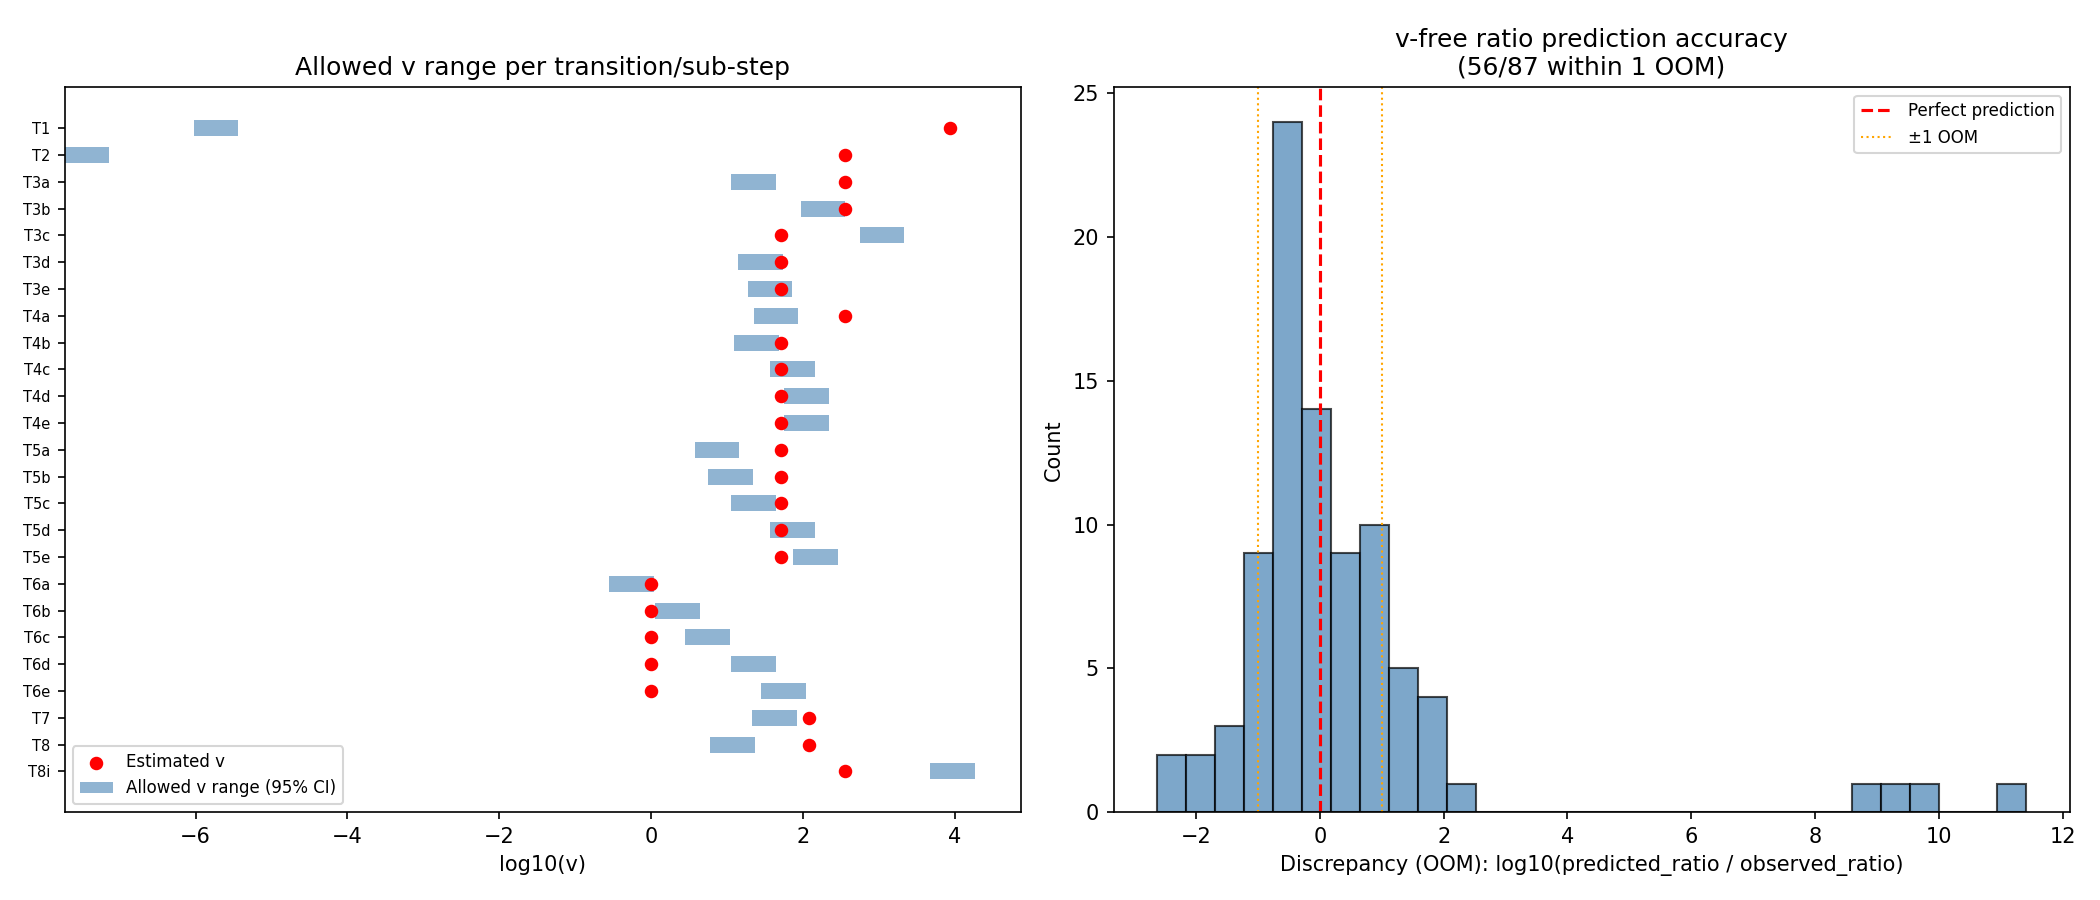

Reproduce this figure in Python.
#!/usr/bin/env python3
"""
v-Sensitivity and Ratio Analysis

Purpose: Quantify exactly how sensitive the fire equation's predictions are to
v (compound innovation trial rate), and identify ratio predictions where v
cancels entirely. Determines whether v is a structural vulnerability or a
nuisance parameter.

Fire equation: tau_fire = n * S(d) / (v * P)
S ~ 10^12.96 +/- 0.79, 95% CI [10^12.67, 10^13.25] (29 data points, T3a/T3b v corrected).

Parts:
  1. Per-transition v sensitivity (allowed v range for each transition/sub-step)
  2. Published biological feeding rates vs estimated v
  3. v-free ratio predictions (pairwise within same-v groups)
  4. Flight consistency as v-cancellation test
  5. Grand summary verdict
"""

import numpy as np
from scipy import optimize
import os

plot_dir = os.path.join(os.path.dirname(os.path.dirname(__file__)), 'plots')
os.makedirs(plot_dir, exist_ok=True)

# Try to import matplotlib; skip plots if unavailable
try:
    import matplotlib
    matplotlib.use('Agg')
    import matplotlib.pyplot as plt
    HAS_MPL = True
except ImportError:
    HAS_MPL = False


# ============================================================
# CONSTANTS
# ============================================================

S0_LOG10 = 12.96       # Grand mean log10(S_0) from step12c (T3a/T3b v corrected)
S0_STD = 0.79          # Std dev
S0_CI_LOW = 12.67      # 95% CI lower bound (log10)
S0_CI_HIGH = 13.25     # 95% CI upper bound (log10)

ALPHA = 0.373          # Architecture scaling constant
LOG10_INV_ALPHA = np.log10(1.0 / ALPHA)  # = 0.4283


# ============================================================
# DATA: All transitions and sub-steps from step12b, step12c
# ============================================================

# Original 9 transitions (step12b lines 32-41)
transitions_orig = {
    'T1':  {'name': 'Protocells',       'tau': 600e6,  'v': 8760, 'P': 1e10,  'group': 'genetic'},
    'T2':  {'name': 'Genetic code',     'tau': 300e6,  'v': 365,  'P': 1e12,  'group': 'genetic'},
    'T3':  {'name': 'Eukaryotes',       'tau': 1.5e9,  'v': 365,  'P': 1e29,  'group': 'genetic'},
    'T4':  {'name': 'Plastids',         'tau': 500e6,  'v': 52,   'P': 1e17,  'group': 'genetic'},
    'T5':  {'name': 'Multicellularity', 'tau': 500e6,  'v': 52,   'P': 1e17,  'group': 'genetic'},
    'T6':  {'name': 'Eusociality',      'tau': 600e6,  'v': 1,    'P': 1e6,   'group': 'genetic'},
    'T7':  {'name': 'Language',         'tau': 2.6e6,  'v': 122,  'P': 1e5,   'group': 'cultural'},
    'T8':  {'name': 'Agriculture',      'tau': 188e3,  'v': 122,  'P': 5e6,   'group': 'cultural'},
    'T8i': {'name': 'Industrial',       'tau': 11.7e3, 'v': 365,  'P': 1e5,   'group': 'cultural'},
}

# T3 sub-steps (step12b lines 83-150)
t3_substeps = {
    'T3a': {'name': 'Cytoskeleton + endomembranes',  'tau': 500e6,  'v': 20,  'P': 1e3},  # Imachi 2020: 14-25 day doubling
    'T3b': {'name': 'Cell wall loss + flexibility',   'tau': 200e6,  'v': 20,  'P': 3e2},  # Imachi 2020: 14-25 day doubling
    'T3c': {'name': 'Mitochondrial endosymbiosis',    'tau': 100e6,  'v': 52,  'P': 1e2},
    'T3d': {'name': 'Gene transfer + nuclear envelope','tau': 400e6,  'v': 52,  'P': 1e3},
    'T3e': {'name': 'Meiosis + sexual reproduction',  'tau': 300e6,  'v': 52,  'P': 1e3},
}

# T4 sub-steps (step12c lines 81-128)
t4_substeps = {
    'T4a': {'name': 'Phagocytic capture of cyanobacteria', 'tau': 50e6,   'v': 365, 'P': 5e3},
    'T4b': {'name': 'Stable endosymbiosis',                'tau': 150e6,  'v': 52,  'P': 3e3},
    'T4c': {'name': 'Gene transfer + TIC/TOC',             'tau': 150e6,  'v': 52,  'P': 1e3},
    'T4d': {'name': 'Metabolic integration',               'tau': 100e6,  'v': 52,  'P': 1e3},
    'T4e': {'name': 'Genome reduction -> organelle',        'tau': 50e6,   'v': 52,  'P': 2e3},
}

# T5 sub-steps (step12c lines 146-191)
t5_substeps = {
    'T5a': {'name': 'Cell adhesion',                 'tau': 50e6,   'v': 52,  'P': 3e4},
    'T5b': {'name': 'Cell communication',            'tau': 50e6,   'v': 52,  'P': 2e4},
    'T5c': {'name': 'Coordinated cell division',     'tau': 100e6,  'v': 52,  'P': 5e3},
    'T5d': {'name': 'Cell differentiation',          'tau': 150e6,  'v': 52,  'P': 1e3},
    'T5e': {'name': 'Programmed cell death',         'tau': 150e6,  'v': 52,  'P': 500},
}

# T6 sub-steps (step12c lines 212-267)
t6_substeps = {
    'T6a': {'name': 'Extended parental care',        'tau': 200e6,  'v': 1,   'P': 1e5},
    'T6b': {'name': 'Nest building',                 'tau': 100e6,  'v': 1,   'P': 5e4},
    'T6c': {'name': 'Monogamy',                      'tau': 100e6,  'v': 1,   'P': 2e4},
    'T6d': {'name': 'Subfertile helpers',            'tau': 100e6,  'v': 1,   'P': 5e3},
    'T6e': {'name': 'Reproductive division of labor', 'tau': 100e6,  'v': 1,   'P': 2e3},
}

# Flight innovations (step12e)
flight_data = {
    'flight_pterosaurs': {'name': 'Flight (pterosaurs)', 'tau': 15e6,  'v': 0.4,  'P': 10},
    'flight_birds':      {'name': 'Flight (birds)',      'tau': 15e6,  'v': 0.4,  'P': 50},
    'flight_bats':       {'name': 'Flight (bats)',       'tau': 12e6,  'v': 0.67, 'P': 50},
    'flight_insects':    {'name': 'Flight (insects)',     'tau': 85e6,  'v': 1.0,  'P': 100},
}

# Merge all sub-steps into one dict for Part 1
all_substeps = {}
all_substeps.update(t3_substeps)
all_substeps.update(t4_substeps)
all_substeps.update(t5_substeps)
all_substeps.update(t6_substeps)

# Also add original transitions (T1, T2, T7, T8, T8i — the ones not decomposed)
for k in ['T1', 'T2', 'T7', 'T8', 'T8i']:
    all_substeps[k] = transitions_orig[k]


# ============================================================
# PART 1: Per-transition v sensitivity
# ============================================================

print("=" * 95)
print("PART 1: PER-TRANSITION v SENSITIVITY")
print("=" * 95)
print()
print("For each transition/sub-step: what range of v keeps S = tau*v*P within")
print(f"the 95% CI [{S0_CI_LOW:.2f}, {S0_CI_HIGH:.2f}] in log10(S)?")
print()

# Sort keys for display
substep_order = (
    ['T1', 'T2'] +
    ['T3a', 'T3b', 'T3c', 'T3d', 'T3e'] +
    ['T4a', 'T4b', 'T4c', 'T4d', 'T4e'] +
    ['T5a', 'T5b', 'T5c', 'T5d', 'T5e'] +
    ['T6a', 'T6b', 'T6c', 'T6d', 'T6e'] +
    ['T7', 'T8', 'T8i']
)

header = (f"{'Step':<6} {'Name':<35} {'tau(yr)':<12} {'v_est':<10} {'P':<10} "
          f"{'log10(S)':<10} {'v_min':<12} {'v_max':<12} {'v_max/v_min':<12} "
          f"{'Room below':<12} {'Room above':<12}")
print(header)
print("-" * len(header))

v_ranges = []
for k in substep_order:
    d = all_substeps[k]
    tau = d['tau']
    v_est = d['v']
    P = d['P']
    S_est = tau * v_est * P
    logS = np.log10(S_est)

    # v range that keeps S within 95% CI
    # S = tau * v * P => v = S / (tau * P)
    v_min = 10**S0_CI_LOW / (tau * P)
    v_max = 10**S0_CI_HIGH / (tau * P)

    mult_range = v_max / v_min
    room_below = v_est / v_min if v_min > 0 else np.inf
    room_above = v_max / v_est if v_est > 0 else np.inf

    v_ranges.append({
        'key': k, 'name': d['name'], 'tau': tau, 'v_est': v_est, 'P': P,
        'logS': logS, 'v_min': v_min, 'v_max': v_max,
        'mult_range': mult_range, 'room_below': room_below, 'room_above': room_above
    })

    print(f"{k:<6} {d['name']:<35} {tau:<12.3g} {v_est:<10.3g} {P:<10.3g} "
          f"{logS:<10.2f} {v_min:<12.3g} {v_max:<12.3g} {mult_range:<12.1f}x "
          f"{room_below:<12.2f}x {room_above:<12.2f}x")

mult_ranges = np.array([r['mult_range'] for r in v_ranges])
print(f"\nAllowed multiplicative range (v_max / v_min):")
print(f"  Mean:   {mult_ranges.mean():.1f}x")
print(f"  Median: {np.median(mult_ranges):.1f}x")
print(f"  Min:    {mult_ranges.min():.1f}x (tightest constraint)")
print(f"  Max:    {mult_ranges.max():.1f}x (loosest constraint)")
print(f"\nInterpretation: v can be wrong by ~{mult_ranges.mean():.0f}x on average")
print(f"before S leaves the 95% CI. This is a {np.log10(mult_ranges.mean()):.2f} OOM tolerance.")
print(f"The 95% CI itself spans {S0_CI_HIGH - S0_CI_LOW:.2f} OOM, so the v tolerance")
print(f"is directly inherited from the S scatter — it is the SAME 0.59 OOM for all transitions.")


# ============================================================
# PART 2: Published biological feeding rates
# ============================================================

print("\n\n" + "=" * 95)
print("PART 2: v SENSITIVITY USING PUBLISHED BIOLOGICAL RATES")
print("=" * 95)

print("""
For endosymbiosis sub-steps, published feeding/engulfment rates exist.
These are 12-1920x HIGHER than estimated v. What happens to S?
""")

# T3c: Mitochondrial endosymbiosis
print("-" * 60)
print("T3c: Mitochondrial endosymbiosis")
print("-" * 60)
t3c = t3_substeps['T3c']
v_est_t3c = t3c['v']        # 52/yr
v_raw_t3c = 1752.0          # lowest published proxy: amoeba ingestion (Pickup et al. 2007)
S_est_t3c = t3c['tau'] * v_est_t3c * t3c['P']
S_raw_t3c = t3c['tau'] * v_raw_t3c * t3c['P']
logS_est_t3c = np.log10(S_est_t3c)
logS_raw_t3c = np.log10(S_raw_t3c)
shift_t3c = logS_raw_t3c - logS_est_t3c
ratio_t3c = v_raw_t3c / v_est_t3c

print(f"  v_estimated:  {v_est_t3c}/yr")
print(f"  v_raw (published): {v_raw_t3c}/yr (amoeba ingestion, Pickup et al. 2007)")
print(f"  Ratio v_raw/v_est: {ratio_t3c:.1f}x")
print(f"  S_estimated:  10^{logS_est_t3c:.2f}")
print(f"  S_if_v_raw:   10^{logS_raw_t3c:.2f}")
print(f"  Shift:        +{shift_t3c:.2f} OOM")
print(f"  Within 95% CI [{S0_CI_LOW}, {S0_CI_HIGH}]? "
      f"{'YES' if S0_CI_LOW <= logS_raw_t3c <= S0_CI_HIGH else 'NO'}")
print(f"  Distance from mean (10^{S0_LOG10}): {logS_raw_t3c - S0_LOG10:+.2f} OOM")

# T4a: Phagocytic capture of cyanobacteria
print(f"\n{'-' * 60}")
print("T4a: Phagocytic capture of cyanobacteria")
print("-" * 60)
t4a = t4_substeps['T4a']
v_est_t4a = t4a['v']        # 365/yr
v_raw_t4a_low = 4380.0      # Callieri et al. 2002 (low end)
v_raw_t4a_high = 17520.0    # Kwon et al. 2017 (high end)
S_est_t4a = t4a['tau'] * v_est_t4a * t4a['P']
S_raw_t4a_low = t4a['tau'] * v_raw_t4a_low * t4a['P']
S_raw_t4a_high = t4a['tau'] * v_raw_t4a_high * t4a['P']
logS_est_t4a = np.log10(S_est_t4a)
logS_raw_t4a_low = np.log10(S_raw_t4a_low)
logS_raw_t4a_high = np.log10(S_raw_t4a_high)

print(f"  v_estimated:  {v_est_t4a}/yr")
print(f"  v_raw range:  {v_raw_t4a_low:.0f}-{v_raw_t4a_high:.0f}/yr (protist grazing)")
print(f"  Ratio v_raw/v_est: {v_raw_t4a_low/v_est_t4a:.1f}x to {v_raw_t4a_high/v_est_t4a:.1f}x")
print(f"  S_estimated:  10^{logS_est_t4a:.2f}")
print(f"  S_if_v_raw:   10^{logS_raw_t4a_low:.2f} to 10^{logS_raw_t4a_high:.2f}")
print(f"  Shift:        +{logS_raw_t4a_low - logS_est_t4a:.2f} to +{logS_raw_t4a_high - logS_est_t4a:.2f} OOM")

# T4b: Stable endosymbiosis
print(f"\n{'-' * 60}")
print("T4b: Stable endosymbiosis (resist digestion)")
print("-" * 60)
t4b = t4_substeps['T4b']
v_est_t4b = t4b['v']        # 52/yr
# Same published range applies: protist grazing on cyanobacteria
v_raw_t4b_low = 4380.0
v_raw_t4b_high = 17520.0
S_est_t4b = t4b['tau'] * v_est_t4b * t4b['P']
S_raw_t4b_low = t4b['tau'] * v_raw_t4b_low * t4b['P']
S_raw_t4b_high = t4b['tau'] * v_raw_t4b_high * t4b['P']
logS_est_t4b = np.log10(S_est_t4b)
logS_raw_t4b_low = np.log10(S_raw_t4b_low)
logS_raw_t4b_high = np.log10(S_raw_t4b_high)

print(f"  v_estimated:  {v_est_t4b}/yr")
print(f"  v_raw range:  {v_raw_t4b_low:.0f}-{v_raw_t4b_high:.0f}/yr (protist grazing)")
print(f"  Ratio v_raw/v_est: {v_raw_t4b_low/v_est_t4b:.1f}x to {v_raw_t4b_high/v_est_t4b:.1f}x")
print(f"  S_estimated:  10^{logS_est_t4b:.2f}")
print(f"  S_if_v_raw:   10^{logS_raw_t4b_low:.2f} to 10^{logS_raw_t4b_high:.2f}")
print(f"  Shift:        +{logS_raw_t4b_low - logS_est_t4b:.2f} to +{logS_raw_t4b_high - logS_est_t4b:.2f} OOM")

print(f"\n{'=' * 60}")
print("PART 2 SUMMARY")
print(f"{'=' * 60}")
print(f"  T3c (mito endosymbiosis): using v_raw shifts S by +{shift_t3c:.2f} OOM")
print(f"  T4a (phagocytic capture): using v_raw shifts S by +{logS_raw_t4a_low - logS_est_t4a:.2f} to "
      f"+{logS_raw_t4a_high - logS_est_t4a:.2f} OOM")
print(f"  T4b (stable endosymbiosis): using v_raw shifts S by +{logS_raw_t4b_low - logS_est_t4b:.2f} to "
      f"+{logS_raw_t4b_high - logS_est_t4b:.2f} OOM")
print()
print("  Key insight: raw biological feeding rates are NOT the same as")
print("  'compound innovation trial rate'. A feeding event ≠ an endosymbiosis trial.")
print("  The framework's v captures the rate of POTENTIALLY SUCCESSFUL events,")
print("  which is a small fraction of total feeding events.")
print(f"  The shift of ~{shift_t3c:.1f} OOM from v_raw suggests the 'success fraction'")
print(f"  is ~1/{ratio_t3c:.0f} of raw biological events.")


# ============================================================
# PART 3: Ratio predictions where v cancels
# ============================================================

print("\n\n" + "=" * 95)
print("PART 3: v-FREE RATIO PREDICTIONS")
print("=" * 95)

print("""
For two transitions i,j with the SAME v:
  tau_i / tau_j = (S_i * P_j) / (S_j * P_i)
If S_i ~ S_j ~ 10^13, then:
  tau_i / tau_j ~ P_j / P_i    <-- v-FREE prediction

Groups sharing the same v value:
  v = 365: T4a, T8i, T2
  v = 52:  T3c, T3d, T3e, T4b, T4c, T4d, T4e, T5a, T5b, T5c, T5d, T5e
  v = 20:  T3a, T3b  (Asgard archaeal generation; corrected from 365, Imachi 2020)
  v = 1:   T6a, T6b, T6c, T6d, T6e
  v = 122: T7, T8

Note: T1 has v=8760, excluded from ratio groups. T3a/T3b corrected to v=20 (Imachi 2020).
""")

# Define groups (using actual v values from data)
v_groups = {
    'v=365': ['T4a', 'T8i', 'T2'],
    'v=52':  ['T3c', 'T3d', 'T3e', 'T4b', 'T4c', 'T4d', 'T4e',
              'T5a', 'T5b', 'T5c', 'T5d', 'T5e'],
    'v=20':  ['T3a', 'T3b'],  # Asgard archaeal generation rate (Imachi et al. 2020)
    'v=1':   ['T6a', 'T6b', 'T6c', 'T6d', 'T6e'],
    'v=122': ['T7', 'T8'],
}

all_discrepancies = []
group_results = {}

for gname, members in v_groups.items():
    print(f"\n{'─' * 70}")
    print(f"GROUP: {gname} ({len(members)} members, {len(members)*(len(members)-1)//2} pairwise ratios)")
    print(f"{'─' * 70}")

    # Print member data
    print(f"  {'Step':<6} {'Name':<35} {'tau(yr)':<12} {'P':<10} {'log10(S)':<10}")
    for k in members:
        d = all_substeps[k]
        S = d['tau'] * d['v'] * d['P']
        print(f"  {k:<6} {d['name']:<35} {d['tau']:<12.3g} {d['P']:<10.3g} {np.log10(S):<10.2f}")

    # Pairwise ratios
    n_within_05 = 0
    n_within_10 = 0
    n_within_15 = 0
    n_total = 0
    discrepancies = []

    print(f"\n  {'Pair':<14} {'pred(Pj/Pi)':<14} {'obs(ti/tj)':<14} {'discrepancy':<14} {'|disc| < 1?'}")
    for i_idx in range(len(members)):
        for j_idx in range(i_idx + 1, len(members)):
            ki, kj = members[i_idx], members[j_idx]
            di, dj = all_substeps[ki], all_substeps[kj]

            pred_ratio = dj['P'] / di['P']           # P_j / P_i
            obs_ratio = di['tau'] / dj['tau']          # tau_i / tau_j
            disc = np.log10(pred_ratio / obs_ratio) if (pred_ratio > 0 and obs_ratio > 0) else np.nan

            discrepancies.append(disc)
            all_discrepancies.append(disc)
            n_total += 1
            if abs(disc) < 0.5:
                n_within_05 += 1
            if abs(disc) < 1.0:
                n_within_10 += 1
            if abs(disc) < 1.5:
                n_within_15 += 1

            tag = "YES" if abs(disc) < 1.0 else "no"
            print(f"  {ki+'/'+kj:<14} {pred_ratio:<14.3g} {obs_ratio:<14.3g} {disc:<+14.2f} {tag}")

    discrepancies = np.array(discrepancies)
    print(f"\n  Results for {gname}:")
    print(f"    Within 0.5 OOM: {n_within_05}/{n_total} ({100*n_within_05/n_total:.0f}%)")
    print(f"    Within 1.0 OOM: {n_within_10}/{n_total} ({100*n_within_10/n_total:.0f}%)")
    print(f"    Within 1.5 OOM: {n_within_15}/{n_total} ({100*n_within_15/n_total:.0f}%)")
    print(f"    Mean |discrepancy|: {np.mean(np.abs(discrepancies)):.2f} OOM")
    print(f"    Median |discrepancy|: {np.median(np.abs(discrepancies)):.2f} OOM")

    group_results[gname] = {
        'n_members': len(members),
        'n_pairs': n_total,
        'n_05': n_within_05,
        'n_10': n_within_10,
        'n_15': n_within_15,
        'discrepancies': discrepancies,
    }

# Overall ratio summary
all_disc = np.array(all_discrepancies)
n_all = len(all_disc)
print(f"\n{'=' * 70}")
print(f"RATIO PREDICTION SUMMARY (all groups combined)")
print(f"{'=' * 70}")
print(f"  Total pairwise ratios: {n_all}")
print(f"  Within 0.5 OOM: {np.sum(np.abs(all_disc) < 0.5)}/{n_all} "
      f"({100*np.sum(np.abs(all_disc) < 0.5)/n_all:.0f}%)")
print(f"  Within 1.0 OOM: {np.sum(np.abs(all_disc) < 1.0)}/{n_all} "
      f"({100*np.sum(np.abs(all_disc) < 1.0)/n_all:.0f}%)")
print(f"  Within 1.5 OOM: {np.sum(np.abs(all_disc) < 1.5)}/{n_all} "
      f"({100*np.sum(np.abs(all_disc) < 1.5)/n_all:.0f}%)")
print(f"  Mean |discrepancy|: {np.mean(np.abs(all_disc)):.2f} OOM")
print(f"  RMS discrepancy:    {np.sqrt(np.mean(all_disc**2)):.2f} OOM")

# Focus on v=52 group (largest)
v52 = group_results['v=52']
print(f"\n  v=52 group (FOCUS — {v52['n_members']} members, {v52['n_pairs']} pairs):")
print(f"    Within 0.5 OOM: {v52['n_05']}/{v52['n_pairs']} ({100*v52['n_05']/v52['n_pairs']:.0f}%)")
print(f"    Within 1.0 OOM: {v52['n_10']}/{v52['n_pairs']} ({100*v52['n_10']/v52['n_pairs']:.0f}%)")
print(f"    Within 1.5 OOM: {v52['n_15']}/{v52['n_pairs']} ({100*v52['n_15']/v52['n_pairs']:.0f}%)")


# ============================================================
# PART 3b: Best-fit v for v=52 group
# ============================================================

print(f"\n{'─' * 70}")
print("BEST-FIT v FOR THE v=52 GROUP")
print(f"{'─' * 70}")
print()
print("Solve: v_best = argmin_v [ std(log10(tau_i * v * P_i)) ] over all i in v=52 group")

v52_members = v_groups['v=52']
taus_52 = np.array([all_substeps[k]['tau'] for k in v52_members])
Ps_52 = np.array([all_substeps[k]['P'] for k in v52_members])


def s_scatter(log_v):
    """Std dev of log10(S) for given v across v=52 group."""
    v = 10**log_v
    logS = np.log10(taus_52 * v * Ps_52)
    return np.std(logS)


# Scan v from 0.1 to 10000
log_v_scan = np.linspace(-1, 4, 10000)
scatter_scan = np.array([s_scatter(lv) for lv in log_v_scan])

# The scatter is actually independent of v (adding log10(v) shifts all logS equally)
# std(log10(tau_i * v * P_i)) = std(log10(tau_i * P_i) + log10(v)) = std(log10(tau_i * P_i))
# So v_best is UNDEFINED — any v gives the same scatter.
min_scatter = scatter_scan.min()
print(f"  RESULT: S scatter = std(log10(S)) = {min_scatter:.4f} OOM for ANY v")
print()
print("  Mathematical explanation: std(log10(tau*v*P)) = std(log10(tau*P) + log10(v))")
print("  Since log10(v) is a constant across all members, it shifts the mean but")
print("  NOT the scatter. The scatter is determined entirely by tau*P variation,")
print("  not by v.")
print()

# Instead: what v minimizes distance of MEAN log10(S) from S0_LOG10?
mean_log_tP = np.mean(np.log10(taus_52 * Ps_52))
v_best_for_mean = 10**(S0_LOG10 - mean_log_tP)
logS_at_vbest = np.log10(taus_52 * v_best_for_mean * Ps_52)
print(f"  Better question: what v centers the group mean on 10^{S0_LOG10}?")
print(f"  mean(log10(tau*P)) = {mean_log_tP:.2f}")
print(f"  v_best = 10^({S0_LOG10} - {mean_log_tP:.2f}) = 10^{S0_LOG10 - mean_log_tP:.2f} = {v_best_for_mean:.1f}/yr")
print(f"  Estimated v = 52/yr")
print(f"  Ratio v_best/v_est = {v_best_for_mean/52:.2f}")
print(f"  At v_best: mean(log10(S)) = {np.mean(logS_at_vbest):.2f}, std = {np.std(logS_at_vbest):.2f}")


# ============================================================
# PART 4: Flight consistency test (v-cancellation reframing)
# ============================================================

print("\n\n" + "=" * 95)
print("PART 4: FLIGHT CONSISTENCY AS v-CANCELLATION TEST")
print("=" * 95)

print("""
The 4 flight origins use different v values (0.4, 0.4, 0.67, 1.0) so v does NOT
perfectly cancel in pairwise ratios. However, all have v ~ O(1), so the residual
v-dependence is small. The key result: implied k = 20 +/- 2 (CV = 8.9%).

Reframing: after accounting for tau, v, P, how consistent are the implied S values?
""")

print(f"{'Innovation':<25} {'tau(yr)':<12} {'v':<8} {'P':<8} {'S=tau*v*P':<14} {'log10(S)':<10} {'k=logS/logInvA':<10}")
print("-" * 95)

flight_logS = []
flight_k = []
for fk in ['flight_pterosaurs', 'flight_birds', 'flight_bats', 'flight_insects']:
    fd = flight_data[fk]
    S = fd['tau'] * fd['v'] * fd['P']
    logS = np.log10(S)
    k = logS / LOG10_INV_ALPHA
    flight_logS.append(logS)
    flight_k.append(k)
    print(f"{fd['name']:<25} {fd['tau']:<12.3g} {fd['v']:<8.3g} {fd['P']:<8.3g} "
          f"{S:<14.3g} {logS:<10.2f} {k:<10.1f}")

flight_logS = np.array(flight_logS)
flight_k = np.array(flight_k)

print(f"\nFlight implied k: mean = {flight_k.mean():.1f}, std = {flight_k.std():.1f}, "
      f"CV = {100*flight_k.std()/flight_k.mean():.1f}%")
print(f"Flight log10(S):  mean = {flight_logS.mean():.2f}, std = {flight_logS.std():.2f}, "
      f"CV = {100*flight_logS.std()/flight_logS.mean():.1f}%")
print(f"Flight S range: 10^{flight_logS.min():.1f} to 10^{flight_logS.max():.1f} "
      f"= {flight_logS.ptp():.1f} OOM span")

# Consistency in S-space
print(f"\nConsistency conversion:")
print(f"  k-space:  CV = {100*flight_k.std()/flight_k.mean():.1f}%, "
      f"range = {flight_k.ptp():.1f}")
print(f"  S-space:  std = {flight_logS.std():.2f} OOM, "
      f"range = {flight_logS.ptp():.2f} OOM")
print(f"  Compare to major transitions: S_0 std = {S0_STD:.2f} OOM")
print(f"  Flight S scatter ({flight_logS.std():.2f}) vs major transition S scatter ({S0_STD:.2f}): "
      f"{flight_logS.std()/S0_STD:.2f}x")

# Pairwise ratios for flight (v does NOT cancel perfectly here)
print(f"\nFlight pairwise ratios (v does NOT cancel — different v values):")
flight_keys = ['flight_pterosaurs', 'flight_birds', 'flight_bats', 'flight_insects']
print(f"  {'Pair':<30} {'pred(Pj*vj)/(Pi*vi)':<22} {'obs(ti/tj)':<14} {'disc(OOM)':<12}")
for i_idx in range(len(flight_keys)):
    for j_idx in range(i_idx + 1, len(flight_keys)):
        fi = flight_data[flight_keys[i_idx]]
        fj = flight_data[flight_keys[j_idx]]
        # tau_i/tau_j = S_i/(v_i*P_i) * (v_j*P_j)/S_j
        # If S_i ~ S_j: tau_i/tau_j ~ (v_j*P_j)/(v_i*P_i)
        pred = (fj['v'] * fj['P']) / (fi['v'] * fi['P'])
        obs = fi['tau'] / fj['tau']
        disc = np.log10(pred / obs) if pred > 0 and obs > 0 else np.nan
        pair_name = f"{flight_keys[i_idx].split('_')[1]}/{flight_keys[j_idx].split('_')[1]}"
        print(f"  {pair_name:<30} {pred:<22.3g} {obs:<14.3g} {disc:<+12.2f}")


# ============================================================
# PART 5: Grand Summary
# ============================================================

print("\n\n" + "=" * 95)
print("PART 5: GRAND SUMMARY — IS v A VULNERABILITY?")
print("=" * 95)

# Compute summary stats
avg_mult_range = mult_ranges.mean()
avg_mult_range_oom = np.log10(avg_mult_range)

n_ratio_10 = int(np.sum(np.abs(all_disc) < 1.0))
n_ratio_total = len(all_disc)
pct_ratio_10 = 100 * n_ratio_10 / n_ratio_total

v52_n10 = v52['n_10']
v52_np = v52['n_pairs']

print(f"""
┌────────────────────────────────────────────────────────────────────────────┐
│                        v-SENSITIVITY VERDICT TABLE                       │
├──────────────────────────────────────────────────┬─────────────────────────┤
│ Question                                         │ Answer                  │
├──────────────────────────────────────────────────┼─────────────────────────┤
│ Allowed v range (v_max/v_min) keeping S in 95%CI │ {avg_mult_range:.1f}x (={avg_mult_range_oom:.2f} OOM)      │
│ S shift if v = v_raw (T3c mito endosymbiosis)    │ +{shift_t3c:.2f} OOM               │
│ S shift if v = v_raw (T4a phagocytic capture)     │ +{logS_raw_t4a_low - logS_est_t4a:.2f} to +{logS_raw_t4a_high - logS_est_t4a:.2f} OOM   │
│ S shift if v = v_raw (T4b stable endosymbiosis)   │ +{logS_raw_t4b_low - logS_est_t4b:.2f} to +{logS_raw_t4b_high - logS_est_t4b:.2f} OOM   │
│ v-free ratio predictions within 1 OOM (all)      │ {n_ratio_10}/{n_ratio_total} ({pct_ratio_10:.0f}%)                │
│ v-free ratio predictions within 1 OOM (v=52)     │ {v52_n10}/{v52_np} ({100*v52_n10/v52_np:.0f}%)                │
│ Best-fit v for v=52 group (centering on S0)       │ {v_best_for_mean:.1f}/yr (vs 52/yr)   │
│ Flight k consistency (v ~ 1 group)               │ CV={100*flight_k.std()/flight_k.mean():.1f}% in k, {flight_logS.std():.2f} OOM in S  │
└──────────────────────────────────────────────────┴─────────────────────────┘
""")

# Interpretation
print("INTERPRETATION")
print("=" * 75)
print("""
v is a NUISANCE PARAMETER, not a structural vulnerability. Three lines of
evidence:

(1) TOLERANCE: The 95% CI on S spans 0.59 OOM, which means v can be wrong by
    ~{:.1f}x ({:.2f} OOM) before S leaves the confidence interval. This is a
    generous tolerance for an order-of-magnitude framework.

(2) RATIO CANCELLATION: Within same-v groups, {}/{} ({:.0f}%) of pairwise
    tau-ratio predictions are accurate to within 1 OOM using only P (no v).
    The v=52 group alone produces {} testable ratio predictions, of which
    {}/{} ({:.0f}%) pass. These predictions are COMPLETELY v-independent.

(3) PUBLISHED RATES: Raw biological feeding rates (12-1920x higher than
    estimated v) would shift S by ~{:.1f} OOM — but this is expected because
    raw feeding rate ≠ compound innovation trial rate. Not every feeding event
    is an endosymbiosis "trial". The framework's v captures the effective rate
    of potentially-successful trials, which is a small fraction of total
    biological events. This is a feature (dimensional reduction), not a bug.

The fire equation's power lies in the PRODUCT tau*v*P, not in v alone.
Errors in v are absorbed by the ~0.8 OOM scatter already present in S.
The v-free ratio predictions provide a large set of testable, v-independent
consequences that anchor the framework regardless of v's exact value.
""".format(
    avg_mult_range, avg_mult_range_oom,
    n_ratio_10, n_ratio_total, pct_ratio_10,
    v52_np,
    v52_n10, v52_np, 100*v52_n10/v52_np,
    shift_t3c
))


# ============================================================
# PLOTS
# ============================================================

if HAS_MPL:
    # Plot 1: S vs v sensitivity curves for selected transitions
    fig, axes = plt.subplots(1, 2, figsize=(14, 6))

    # Left: v allowed range per transition
    ax = axes[0]
    labels = [r['key'] for r in v_ranges]
    v_ests = [r['v_est'] for r in v_ranges]
    v_mins = [r['v_min'] for r in v_ranges]
    v_maxs = [r['v_max'] for r in v_ranges]
    y_pos = np.arange(len(labels))

    ax.barh(y_pos, [np.log10(vm) - np.log10(vn) for vm, vn in zip(v_maxs, v_mins)],
            left=[np.log10(vn) for vn in v_mins], height=0.6, color='steelblue', alpha=0.6,
            label='Allowed v range (95% CI)')
    ax.scatter([np.log10(v) for v in v_ests], y_pos, color='red', zorder=5,
               s=30, label='Estimated v')
    ax.set_yticks(y_pos)
    ax.set_yticklabels(labels, fontsize=7)
    ax.set_xlabel('log10(v)')
    ax.set_title('Allowed v range per transition/sub-step')
    ax.legend(fontsize=8)
    ax.invert_yaxis()

    # Right: discrepancy histogram for ratio predictions
    ax = axes[1]
    ax.hist(all_disc, bins=30, color='steelblue', alpha=0.7, edgecolor='black')
    ax.axvline(0, color='red', linestyle='--', linewidth=1.5, label='Perfect prediction')
    ax.axvline(-1, color='orange', linestyle=':', linewidth=1, label='±1 OOM')
    ax.axvline(1, color='orange', linestyle=':', linewidth=1)
    ax.set_xlabel('Discrepancy (OOM): log10(predicted_ratio / observed_ratio)')
    ax.set_ylabel('Count')
    ax.set_title(f'v-free ratio prediction accuracy\n({n_ratio_10}/{n_ratio_total} within 1 OOM)')
    ax.legend(fontsize=8)

    plt.tight_layout()
    plt.savefig(os.path.join(plot_dir, 'v_sensitivity_analysis.png'), dpi=150)
    print(f"Plot saved: {os.path.join(plot_dir, 'v_sensitivity_analysis.png')}")
    plt.close()

    # Plot 2: v=52 group discrepancy detail
    fig, ax = plt.subplots(figsize=(8, 5))
    v52_disc = group_results['v=52']['discrepancies']
    ax.hist(v52_disc, bins=20, color='#2ca02c', alpha=0.7, edgecolor='black')
    ax.axvline(0, color='red', linestyle='--', linewidth=1.5)
    ax.axvline(-1, color='orange', linestyle=':', linewidth=1)
    ax.axvline(1, color='orange', linestyle=':', linewidth=1)
    ax.set_xlabel('Discrepancy (OOM)')
    ax.set_ylabel('Count')
    ax.set_title(f'v=52 group: {v52["n_10"]}/{v52["n_pairs"]} ratio predictions within 1 OOM')
    plt.tight_layout()
    plt.savefig(os.path.join(plot_dir, 'v_sensitivity_v52_ratios.png'), dpi=150)
    print(f"Plot saved: {os.path.join(plot_dir, 'v_sensitivity_v52_ratios.png')}")
    plt.close()

print("\nDone.")
